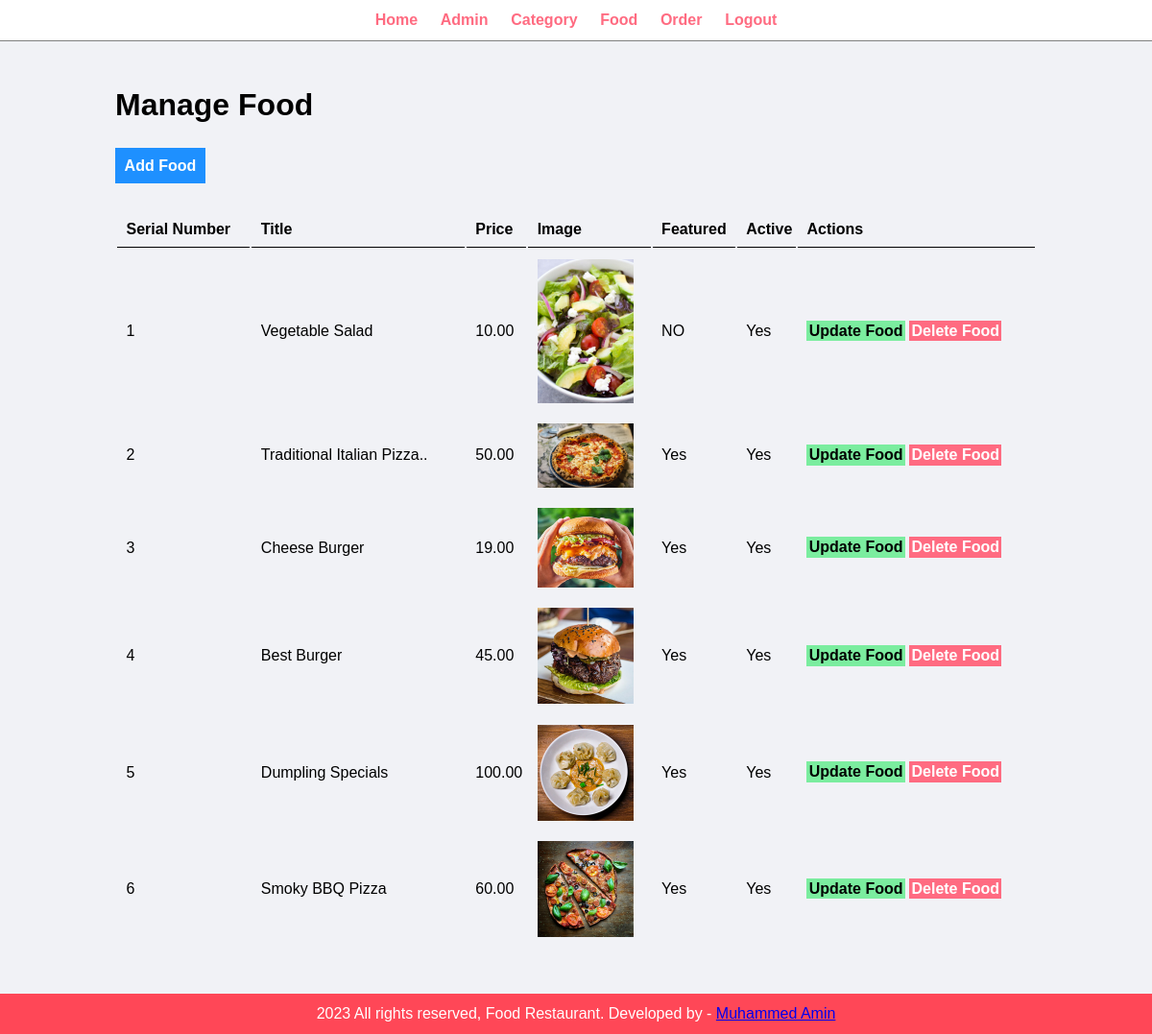
/admin/manage-food.php (signed in), run on the app's committed database.
### tables this page shows
CREATE TABLE `tbl_food` (
  `id` int(10) UNSIGNED NOT NULL,
  `title` varchar(100) NOT NULL,
  `description` text NOT NULL,
  `price` decimal(10,2) NOT NULL,
  `img_name` varchar(255) NOT NULL,
  `category_id` int(10) UNSIGNED NOT NULL,
  `featured` varchar(10) NOT NULL,
  `active` varchar(10) NOT NULL
);

### admin/manage-food.php (the view, shortened to what this page needs)
<?php include('partials/menu.php') ?>
<div class="main-content">
    <div class="wrapper">
        <h1>Manage Food</h1>
        <br /> <br />
        <a href="add-food.php" class="btn-primary">Add Food</a>
        <br /> <br /> <br />
        <table class="tbl-full">
            <tr>
                <th>Serial Number</th>
                <th>Title</th>
                <th>Price</th>
                <th>Image</th>
                <th>Featured</th>
                <th>Active</th>
                <th>Actions</th>
            </tr>
            <?php
            $sql = "SELECT * FROM tbl_food";
            $res = mysqli_query($conn, $sql);
            $count = mysqli_num_rows($res);
            $sn = 1;
            if ($count > 0) {
                while ($row = mysqli_fetch_assoc($res)) {
                    $id       = $row['id'];
                    $title    = $row['title'];
                    $price    = $row['price'];
                    $img      = $row['img_name'];
                    $featured = $row['featured'];
                    $active   = $row['active'];
            ?>
                    <tr>
                        <td><?php echo $sn++ ?></td>
                        <td><?php echo $title ?></td>
                        <td><?php echo $price ?></td>
                        <td>
                            <?php
                              if($img == ""){
                                echo "<div class='error'>There is No Image</div>";
                              }else{
                                ?>
                                <img src="<?php echo SITEURL ?>images/foods/<?php echo $img ?>" width="100px">
                                <?php
                              }
                            ?>
                        </td>
                        <td><?php echo $featured ?></td>
                        <td><?php echo $active ?></td>
                        <td>
                            <a href="update-food.php?id=<?php echo $id ?>" class="btn-secondary">Update Food</a>
                            <a href="delete-food.php?id=<?php echo $id ?>&img=<?php echo $img ?>" class="btn-danger">Delete Food</a>
                        </td>
                    </tr>
            <?php
                }
            } else {
                echo "<tr><td colspan='7' class='error'>Food Not Added Yet</td></tr>";
            }
            ?>
        </table>
    </div>
</div>
<?php include('partials/footer.php') ?>

### css/admin.css (style rules this page uses)
* { margin: 0; padding: 0; font-family: Arial, Helvetica, sans-serif; }
.wrapper { padding: 1%; width: 80%; margin: 0 auto; }
.tbl-full { width: 100%; }
table tr th { border-bottom: 1px solid black; padding: 1%; text-align: left; }
table tr td { padding: 1%; }
.btn-primary { background-color: #1e90ff; padding: 1%; color: white; text-decoration: none; font-weight: bold; }
.btn-secondary { background-color: #7bed9f; padding: 1%; color: black; text-decoration: none; font-weight: bold; }
.btn-danger { background-color: #ff6b81; padding: 1%; color: white; text-decoration: none; font-weight: bold; }
.main-content { background-color: #f1f2f6; padding: 3% 0; }

### data on the page
tbl_food: title "Vegetable Salad", price "10.00", img_name (picture), featured "NO", active "Yes"
tbl_food: title "Traditional Italian Pizza..", price "50.00", img_name (picture), featured "Yes", active "Yes"
tbl_food: title "Cheese Burger", price "19.00", img_name (picture), featured "Yes", active "Yes"
tbl_food: title "Best Burger", price "45.00", img_name (picture), featured "Yes", active "Yes"
tbl_food: title "Dumpling Specials", price "100.00", img_name (picture), featured "Yes", active "Yes"
tbl_food: title "Smoky BBQ Pizza", price "60.00", img_name (picture), featured "Yes", active "Yes"
